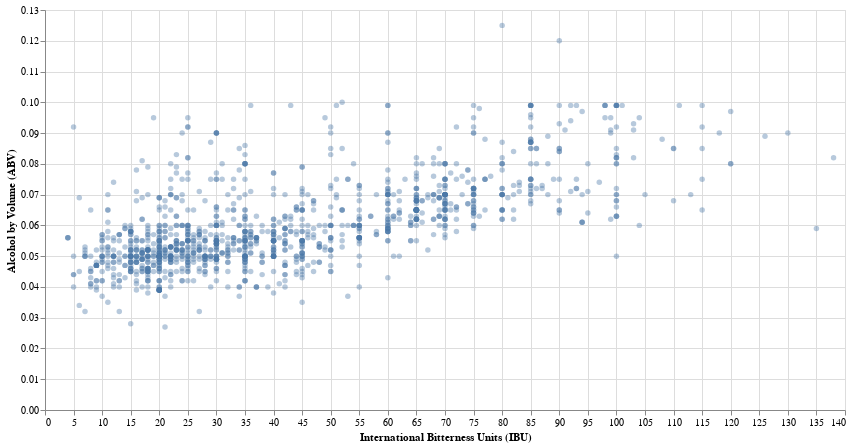

The cell this chart's notebook holds for it:
### Markdown cell above
**Question 1.1**
<br> {points: 1}

Let's start by visualizing the variables we are going to use in our cluster analysis as a scatter plot. Put `ibu` on the horizontal axis, and `abv` on the vertical axis. Name the plot object `beer_scatter`. 

*Remember to follow the best visualization practices, including adding human-readable labels to your plot.*

### Code cell
# your code here
beer_scatter = alt.Chart(beer).mark_circle(opacity = 0.4).encode(
    x=alt.X('ibu').title('International Bitterness Units (IBU)'),
    y=alt.Y('abv').title('Alcohol by Volume (ABV)'),
).properties(
    width=800,
    height=400
)
beer_scatter

### Figure 1 — Vega-Lite specification as saved in the notebook (floating-point values rounded to 4 significant figures; data arrays with more than 128 entries replaced by an {"elided": "..."} marker saying what was removed)
{"config": {"view": {"continuousWidth": 300, "continuousHeight": 300}}, "data": {"name": "data-244b74b63939776935d5ef2aad2e785e"}, "mark": {"type": "circle", "opacity": 0.4}, "encoding": {"x": {"field": "ibu", "title": "International Bitterness Units (IBU)", "type": "quantitative"}, "y": {"field": "abv", "title": "Alcohol by Volume (ABV)", "type": "quantitative"}}, "height": 400, "width": 800, "$schema": "https://vega.github.io/schema/vega-lite/v5.8.0.json", "datasets": {"data-244b74b63939776935d5ef2aad2e785e": {"elided": "2410 records"}}}
